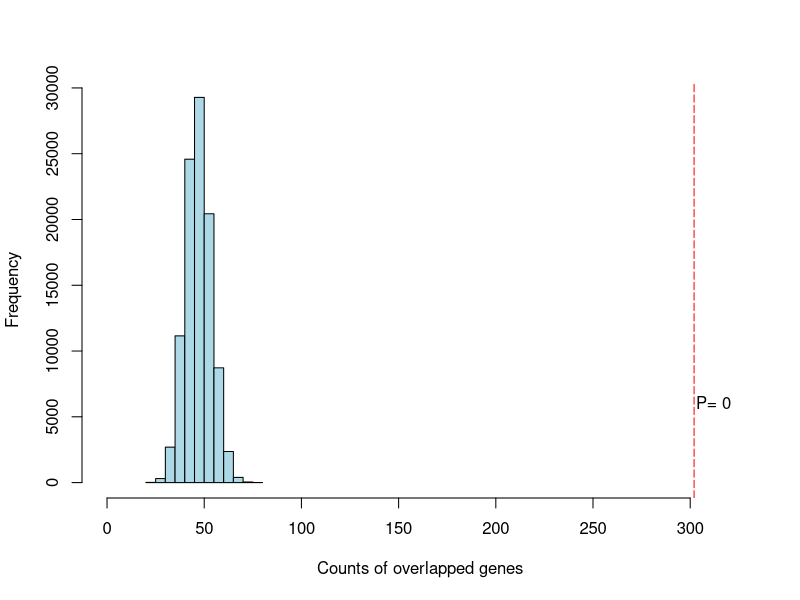
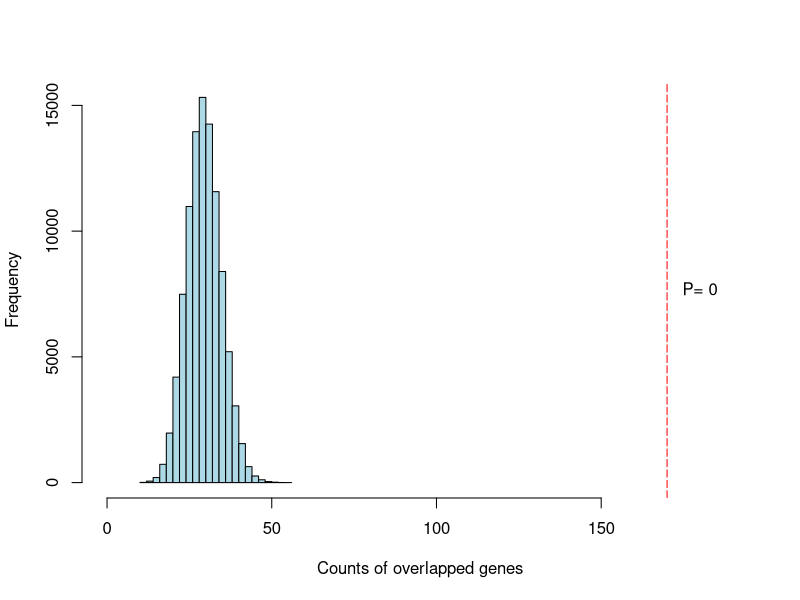
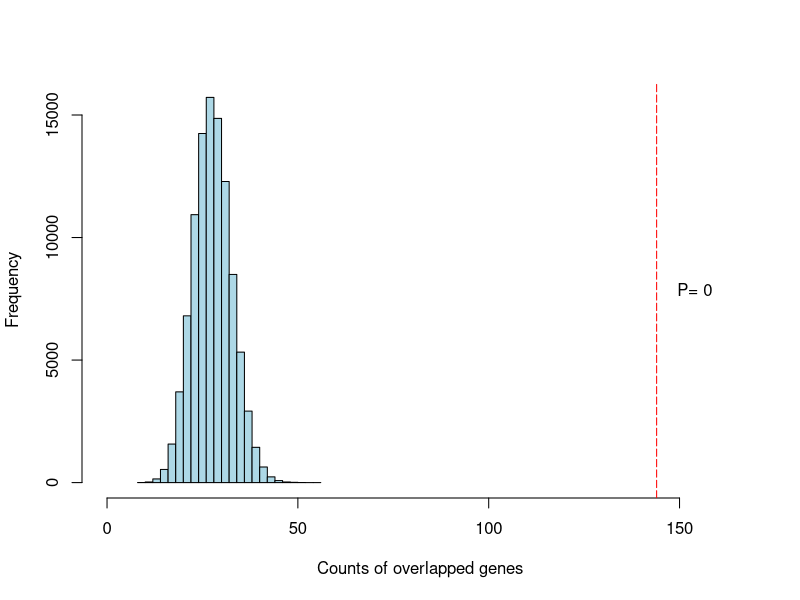

The R script that drew these images, in order:
#Rscript
#Date: 2020-12-10
#Author: Yunlong Ma
#E-mail: glb-biotech@zju.edu.cn

#Set the work directory
#setwd("F:\\Desktop\\")
setwd("C:\\Users\\Administrator\\Desktop\\permutation_analysis")
set.seed(12345)

#Part I Read data on significant genes and background genes

#Read significant genes from MAGMA gene-based association analysis
magma_sig <- read.table("MAGMA_genes.txt", header=T)
magma_gene <- magma_sig$Gene_name

#Read significant genes from S-MultiXcan across_tissues integrative genomics analysis
multixcan_sig <- read.table("S_MultiXcan.txt", header=T)
multixcan_gene <- multixcan_sig$Gene_name

#Read significant genes from S-PrediXcan Lung integrative genomics analysis
prediXcan_lung_sig <- read.table("S_PrediXcan_lung.txt", header=T)
prediXcan_lung_gene <- prediXcan_lung_sig$Gene_name

#Read significant genes from S-PrediXcan blood integrative genomics analysis
prediXcan_blood_sig <- read.table("S_PrediXcan_blood.txt", header=T)
prediXcan_blood_gene <- prediXcan_blood_sig$Gene_name


#Read background genes of S-MultiXcan integrative genomics analysis
Backgroud_multixcan<- read.table("S_MultiXcan_background.txt", header=T)
Backgroud_multixcan_gene <- Backgroud_multixcan$Gene_name

#Read background genes of S-PrediXcan Lung integrative genomics analysis
Backgroud_PrediXcan_lung <- read.table("S_PrediXcan_lung_background.txt", header=T)
Backgroud_PrediXcan_lung_gene <- Backgroud_PrediXcan_lung$Gene_name

#Read background genes of S-PrediXcan Blood integrative genomics analysis
Backgroud_PrediXcan_blood <- read.table("S_PrediXcan_blood_background.txt", header=T)
Backgroud_PrediXcan_blood_gene <- Backgroud_PrediXcan_blood$Gene_name


#Calculate the numebr of genes in each gene set
len_Sig_magma <- length(magma_gene)
len_Sig_multixcan <- length(multixcan_gene)
len_Sig_predixcan_lung <- length(prediXcan_lung_gene)
len_Sig_predixcan_blood <- length(prediXcan_blood_gene)
len_Backgroud_multixcan_gene <- length(Backgroud_multixcan_gene)
len_Backgroud_PrediXcan_lung_gene <- length(Backgroud_PrediXcan_lung_gene)
len_Backgroud_PrediXcan_blood_gene <-length(Backgroud_PrediXcan_blood_gene)


#Part II establish a function for permutation analysis

#Permutation Function
Permut_analysis <- function(x,y,z){
  
  random_selected_genes <- sample(x,y)
  
  temp <- match(random_selected_genes,z)
  
  random_overlaped_genes <- na.omit(temp)
  
  num<-length(random_overlaped_genes)
  
  return(num)
  
}


#100000 times permutation analysis for MAGMA and S-MultiXcan analysis
X1 <- Backgroud_multixcan_gene
Y1 <- len_Sig_multixcan
Z1 <- magma_gene
results_perumt1 <- replicate(100000,Permut_analysis(X1,Y1,Z1))


#100000 times permutation analysis for MAGMA and S-PrediXcan lung analysis
X2 <- Backgroud_PrediXcan_lung_gene
Y2 <- len_Sig_predixcan_lung
Z2 <- magma_gene
results_perumt2 <- replicate(100000,Permut_analysis(X2,Y2,Z2))


#100000 times permutation analysis for MAGMA and S-PrediXcan lung analysis
X3 <- Backgroud_PrediXcan_blood_gene
Y3 <- len_Sig_predixcan_blood 
Z3 <- magma_gene
results_perumt3 <- replicate(100000,Permut_analysis(X3,Y3,Z3))


#Ploting function
Fig_random <- function(x,y,z){
  temp1 <- match(y,z)
  Observed_overlaped_genes <- na.omit(temp1)
  Observed_gene_num <- length(Observed_overlaped_genes)
  xlim_value = Observed_gene_num+20
  hist(x, col="lightblue",xlab="Counts of overlapped genes",xlim = c(0,xlim_value),main=NULL)
  abline(v=Observed_gene_num,col="red",lty="longdash")
  P_value=length(x[x>Observed_gene_num])/length(x)
  x1 = Observed_gene_num+10
  freq <- table(x)
  y1= max(freq)
  text(x1,y1,paste("P=",P_value))
  
}



freq <- table(results_perumt1)
max(freq)


#Visulization for MAGMA and S-MultiXcan analysis
Fig_random(results_perumt1,multixcan_gene,magma_gene)

#Visulization for MAGMA and S-PrediXcan Lung analysis
Fig_random(results_perumt2,prediXcan_lung_gene,magma_gene)

#Visulization for MAGMA and S-PrediXcan Blood analysis
Fig_random(results_perumt3,prediXcan_blood_gene,magma_gene)


#End






